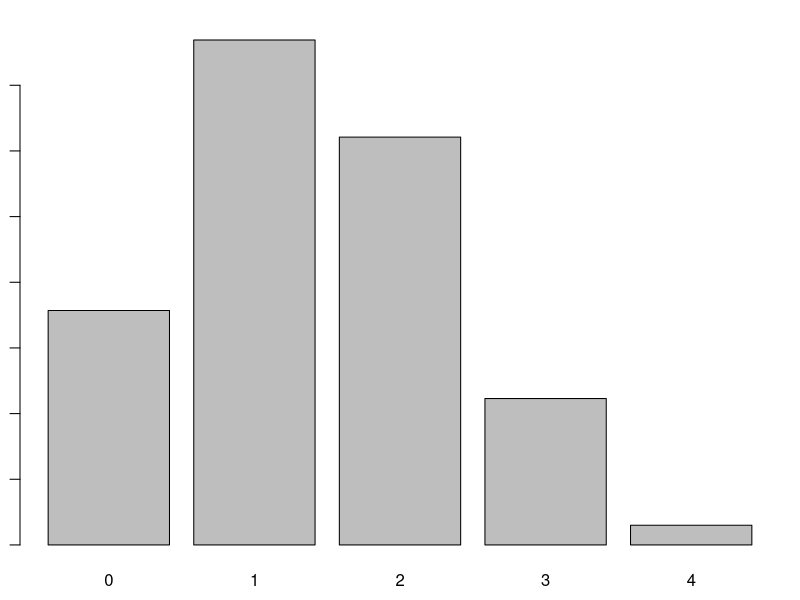

Generate this figure with R:
## ---- chunk 1
set.seed(2112)
library(ggplot2)
par(mar=c(2.5,1,2,1))

## ---- chunk 2
choose(9,2)
## ---- chunk 3
n <- 4
p <- 0.35
barplot(dbinom(0:n, n, p), names.arg=0:n)
dbinom(1, 4, p)
